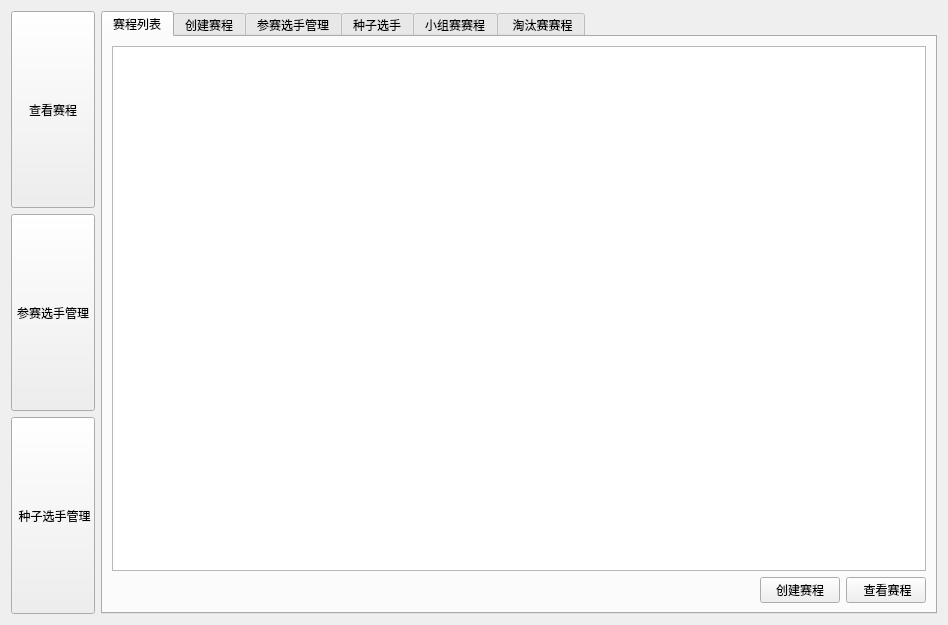
<?xml version="1.0" encoding="UTF-8"?>
<ui version="4.0">
 <class>Tournament</class>
 <widget class="QWidget" name="Tournament">
  <property name="geometry">
   <rect>
    <x>0</x>
    <y>0</y>
    <width>948</width>
    <height>625</height>
   </rect>
  </property>
  <property name="windowTitle">
   <string>Form</string>
  </property>
  <layout class="QHBoxLayout" name="horizontalLayout_6">
   <item>
    <layout class="QVBoxLayout" name="verticalLayout_3">
     <item>
      <widget class="QPushButton" name="btFixture">
       <property name="sizePolicy">
        <sizepolicy hsizetype="Minimum" vsizetype="Minimum">
         <horstretch>0</horstretch>
         <verstretch>0</verstretch>
        </sizepolicy>
       </property>
       <property name="text">
        <string>查看赛程</string>
       </property>
      </widget>
     </item>
     <item>
      <widget class="QPushButton" name="btPlayer">
       <property name="sizePolicy">
        <sizepolicy hsizetype="Minimum" vsizetype="Minimum">
         <horstretch>0</horstretch>
         <verstretch>0</verstretch>
        </sizepolicy>
       </property>
       <property name="text">
        <string>参赛选手管理</string>
       </property>
      </widget>
     </item>
     <item>
      <widget class="QPushButton" name="btSeedPlayer">
       <property name="sizePolicy">
        <sizepolicy hsizetype="Minimum" vsizetype="Minimum">
         <horstretch>0</horstretch>
         <verstretch>0</verstretch>
        </sizepolicy>
       </property>
       <property name="text">
        <string> 种子选手管理</string>
       </property>
      </widget>
     </item>
    </layout>
   </item>
   <item>
    <widget class="QTabWidget" name="tabWidget">
     <property name="currentIndex">
      <number>0</number>
     </property>
     <widget class="QWidget" name="tab_6">
      <attribute name="title">
       <string>赛程列表</string>
      </attribute>
      <layout class="QVBoxLayout" name="verticalLayout_4">
       <item>
        <widget class="QListView" name="listView"/>
       </item>
       <item>
        <layout class="QHBoxLayout" name="horizontalLayout_2">
         <item>
          <spacer name="horizontalSpacer">
           <property name="orientation">
            <enum>Qt::Horizontal</enum>
           </property>
           <property name="sizeHint" stdset="0">
            <size>
             <width>40</width>
             <height>20</height>
            </size>
           </property>
          </spacer>
         </item>
         <item>
          <widget class="QPushButton" name="btCreateFixture">
           <property name="text">
            <string>创建赛程</string>
           </property>
          </widget>
         </item>
         <item>
          <widget class="QPushButton" name="btSelectFixture">
           <property name="text">
            <string> 查看赛程</string>
           </property>
          </widget>
         </item>
        </layout>
       </item>
      </layout>
     </widget>
     <widget class="QWidget" name="tab_4">
      <attribute name="title">
       <string>创建赛程</string>
      </attribute>
      <layout class="QVBoxLayout" name="verticalLayout">
       <item>
        <layout class="QHBoxLayout" name="horizontalLayout">
         <item>
          <spacer name="horizontalSpacer_6">
           <property name="orientation">
            <enum>Qt::Horizontal</enum>
           </property>
           <property name="sizeType">
            <enum>QSizePolicy::Maximum</enum>
           </property>
           <property name="sizeHint" stdset="0">
            <size>
             <width>40</width>
             <height>20</height>
            </size>
           </property>
          </spacer>
         </item>
         <item>
          <layout class="QFormLayout" name="formLayout">
           <item row="0" column="0">
            <widget class="QLabel" name="label_6">
             <property name="text">
              <string>比赛名称:</string>
             </property>
            </widget>
           </item>
           <item row="0" column="1">
            <widget class="QLineEdit" name="editName"/>
           </item>
           <item row="1" column="0">
            <spacer name="verticalSpacer">
             <property name="orientation">
              <enum>Qt::Vertical</enum>
             </property>
             <property name="sizeHint" stdset="0">
              <size>
               <width>20</width>
               <height>40</height>
              </size>
             </property>
            </spacer>
           </item>
           <item row="2" column="0">
            <widget class="QLabel" name="label">
             <property name="text">
              <string>参赛人数:</string>
             </property>
            </widget>
           </item>
           <item row="2" column="1">
            <widget class="QLabel" name="playerSum">
             <property name="text">
              <string>0</string>
             </property>
            </widget>
           </item>
           <item row="3" column="0">
            <spacer name="verticalSpacer_2">
             <property name="orientation">
              <enum>Qt::Vertical</enum>
             </property>
             <property name="sizeHint" stdset="0">
              <size>
               <width>20</width>
               <height>40</height>
              </size>
             </property>
            </spacer>
           </item>
           <item row="4" column="0">
            <widget class="QLabel" name="label_4">
             <property name="text">
              <string>种子选手数:</string>
             </property>
            </widget>
           </item>
           <item row="4" column="1">
            <widget class="QLabel" name="seedPlayerSum">
             <property name="text">
              <string>0</string>
             </property>
            </widget>
           </item>
           <item row="5" column="0">
            <spacer name="verticalSpacer_3">
             <property name="orientation">
              <enum>Qt::Vertical</enum>
             </property>
             <property name="sizeHint" stdset="0">
              <size>
               <width>20</width>
               <height>40</height>
              </size>
             </property>
            </spacer>
           </item>
           <item row="6" column="0">
            <widget class="QLabel" name="label_7">
             <property name="text">
              <string>比赛日期:</string>
             </property>
            </widget>
           </item>
           <item row="6" column="1">
            <widget class="QDateEdit" name="editDate"/>
           </item>
           <item row="7" column="0">
            <spacer name="verticalSpacer_4">
             <property name="orientation">
              <enum>Qt::Vertical</enum>
             </property>
             <property name="sizeHint" stdset="0">
              <size>
               <width>20</width>
               <height>40</height>
              </size>
             </property>
            </spacer>
           </item>
           <item row="8" column="0">
            <widget class="QLabel" name="label_3">
             <property name="text">
              <string>比赛模式:</string>
             </property>
            </widget>
           </item>
           <item row="8" column="1">
            <layout class="QHBoxLayout" name="horizontalLayout_4">
             <item>
              <widget class="QRadioButton" name="radioElimination">
               <property name="text">
                <string>淘汰赛</string>
               </property>
               <attribute name="buttonGroup">
                <string notr="true">buttonGroup</string>
               </attribute>
              </widget>
             </item>
             <item>
              <widget class="QRadioButton" name="radioGroup">
               <property name="text">
                <string>小组赛</string>
               </property>
               <attribute name="buttonGroup">
                <string notr="true">buttonGroup</string>
               </attribute>
              </widget>
             </item>
            </layout>
           </item>
           <item row="9" column="0">
            <spacer name="verticalSpacer_5">
             <property name="orientation">
              <enum>Qt::Vertical</enum>
             </property>
             <property name="sizeHint" stdset="0">
              <size>
               <width>20</width>
               <height>40</height>
              </size>
             </property>
            </spacer>
           </item>
           <item row="10" column="0">
            <widget class="QLabel" name="label_8">
             <property name="text">
              <string>小组赛组数:</string>
             </property>
            </widget>
           </item>
           <item row="10" column="1">
            <widget class="QSpinBox" name="editGroupCount"/>
           </item>
           <item row="11" column="0">
            <spacer name="verticalSpacer_6">
             <property name="orientation">
              <enum>Qt::Vertical</enum>
             </property>
             <property name="sizeHint" stdset="0">
              <size>
               <width>20</width>
               <height>40</height>
              </size>
             </property>
            </spacer>
           </item>
           <item row="12" column="0">
            <widget class="QLabel" name="label_9">
             <property name="text">
              <string>小组赛人数:</string>
             </property>
            </widget>
           </item>
           <item row="12" column="1">
            <widget class="QLabel" name="groupPlayerSum">
             <property name="text">
              <string>输入小组赛组数确定小组人数</string>
             </property>
            </widget>
           </item>
          </layout>
         </item>
         <item>
          <spacer name="horizontalSpacer_7">
           <property name="orientation">
            <enum>Qt::Horizontal</enum>
           </property>
           <property name="sizeType">
            <enum>QSizePolicy::Expanding</enum>
           </property>
           <property name="sizeHint" stdset="0">
            <size>
             <width>40</width>
             <height>20</height>
            </size>
           </property>
          </spacer>
         </item>
        </layout>
       </item>
       <item>
        <layout class="QHBoxLayout" name="horizontalLayout_5">
         <item>
          <spacer name="horizontalSpacer_8">
           <property name="orientation">
            <enum>Qt::Horizontal</enum>
           </property>
           <property name="sizeType">
            <enum>QSizePolicy::Minimum</enum>
           </property>
           <property name="sizeHint" stdset="0">
            <size>
             <width>40</width>
             <height>20</height>
            </size>
           </property>
          </spacer>
         </item>
         <item>
          <widget class="QPushButton" name="btYes">
           <property name="sizePolicy">
            <sizepolicy hsizetype="Minimum" vsizetype="Expanding">
             <horstretch>0</horstretch>
             <verstretch>0</verstretch>
            </sizepolicy>
           </property>
           <property name="text">
            <string> 生成赛程</string>
           </property>
          </widget>
         </item>
         <item>
          <spacer name="horizontalSpacer_3">
           <property name="orientation">
            <enum>Qt::Horizontal</enum>
           </property>
           <property name="sizeHint" stdset="0">
            <size>
             <width>20</width>
             <height>20</height>
            </size>
           </property>
          </spacer>
         </item>
        </layout>
       </item>
      </layout>
     </widget>
     <widget class="QWidget" name="tab">
      <attribute name="title">
       <string>参赛选手管理</string>
      </attribute>
      <layout class="QVBoxLayout" name="verticalLayout_2">
       <item>
        <widget class="QTableWidget" name="tableWidget"/>
       </item>
       <item>
        <layout class="QHBoxLayout" name="horizontalLayout_3">
         <item>
          <widget class="QPushButton" name="btAddFilePlayer">
           <property name="text">
            <string>从文件中增加 </string>
           </property>
          </widget>
         </item>
         <item>
          <widget class="QPushButton" name="btAddOnePlayer">
           <property name="text">
            <string>单个增加</string>
           </property>
          </widget>
         </item>
         <item>
          <widget class="QPushButton" name="btDeletPlayer">
           <property name="text">
            <string> 删除选手</string>
           </property>
          </widget>
         </item>
         <item>
          <widget class="QPushButton" name="btFindPlayer">
           <property name="text">
            <string>查询选手</string>
           </property>
          </widget>
         </item>
         <item>
          <widget class="QPushButton" name="btUpdatePlayer">
           <property name="text">
            <string> 修改信息</string>
           </property>
          </widget>
         </item>
        </layout>
       </item>
      </layout>
     </widget>
     <widget class="QWidget" name="tab_2">
      <attribute name="title">
       <string>种子选手</string>
      </attribute>
     </widget>
     <widget class="QWidget" name="tab_3">
      <attribute name="title">
       <string>小组赛赛程</string>
      </attribute>
     </widget>
     <widget class="QWidget" name="tab_5">
      <attribute name="title">
       <string> 淘汰赛赛程</string>
      </attribute>
     </widget>
    </widget>
   </item>
  </layout>
 </widget>
 <resources/>
 <connections/>
 <buttongroups>
  <buttongroup name="buttonGroup"/>
 </buttongroups>
</ui>
